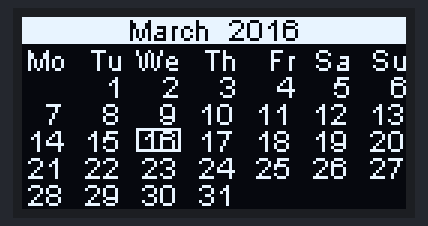
Simulated run of this sketch. Board: ESP8266 (NodeMCU). Parts: 128×64 one-colour display.

Above: at 0.1 s.

The sketch:

OLEDCalendar.ino
```cpp
#include <ESP8266WiFi.h>
#include <SSD1306.h>
#include <TimeLib.h>


// -- OLED Configuration --------------------------------------------------------------------------------------------------

// Refer to https://github.com/squix78/esp8266-oled-ssd1306 for details on Daniel Eichhorn's great library for using an
// SSD1306 display with the ESP8266.  The sketch only uses the basic library to render screens and ignores the advance UI
// library that provides frames and overlays.
//

#define OLED_SDA                                    D1          // pin 14
#define OLED_SDC                                    D2          // pin 12
#define OLED_ADDR                                   0x3C

SSD1306          display(OLED_ADDR, OLED_SDA, OLED_SDC);        // For I2C


// -- TimeLib ------------------------------------------------------------------------------------------------------------

// Refer to https://github.com/PaulStoffregen/Time for details on Paul Stoffregen's time library.  It includes samples on
// synchronising the date and time with various sources including a Real Time Clock, internet NTP time service, GPS time
// data, and Serial time messages from a computer. This sample code 'hard codes' a date and time for simplicity.
//


// -- Calendar Configuration ---------------------------------------------------------------------------------------------

#define CAL_SPACING_X                               19
#define CAL_SPACING_X_WIDTH                         15
#define CAL_SPACING_Y_6_ROWS                        9
#define CAL_SPACING_Y_5_ROWS                        10

#define CAL_FEBRUARY                                2
#define CAL_SHOW_6_ROWS_OF_DAYS                     false
#define CAL_SHOW_MONTH_YEAR                         true

#define CAL_HIGHLIGHT_CURRENT_DAY
#undef CAL_HIGHLIGHT_CURRENT_DAY_REVERSE                        Highlight in reverse font?
#define CAL_HIGHLIGHT_CURRENT_DAY_HEIGHT            7

#if CAL_SHOW_MONTH_YEAR == true
  #define CAL_INVERSE_MONTH_YEAR                    true
  #define CAL_INVERSE_MONTH_YEAR_TOP                0
  #define CAL_INVERSE_MONTH_YEAR_LEFT               0
  #define CAL_INVERSE_MONTH_YEAR_WIDTH              128
  #define CAL_INVERSE_MONTH_YEAR_HEIGHT             9
  #define CAL_MONTH_YEAR_TOP                        -2
  #define CAL_SPACING_Y_TOP                         8
#else
  #define CAL_SPACING_Y_TOP                         -1
#endif


// -- Initialization -----------------------------------------------------------------------------------------------
//
void setup() {

  Serial.begin(115200);

  setTime(12, 0, 0, 16, 3, 2016);
  display.init();
  display.displayOn();
  renderDate(now());
}

void loop() {

  delay(100);

}


// -------------------------------------------------------------------------------------------------------
// Determine the number of days in the nominated month ..

int daysInMonth(time_t timeT) {

  int days[] = {31,28,31,30,31,30,31,31,30,31,30,31};
  return (month(timeT) == CAL_FEBRUARY ? (year(timeT)%4  == 0 ? (year(timeT)%100 != 0 ? 29 : (year(timeT)%400 == 0 ? 29 : 28)) : 28) : days[month(timeT) - 1]);

}


// -------------------------------------------------------------------------------------------------------
// Calculate a timestamp representing the first day in the month ..

time_t firstDayOfMonth(time_t timeT) {

  tmElements_t tm;
  tm.Hour = hour(timeT);
  tm.Minute = minute(timeT);
  tm.Second = second(timeT);
  tm.Day = 1;
  tm.Month = month(timeT);
  tm.Year = year(timeT) - 1970;

  return makeTime(tm);

}


// -------------------------------------------------------------------------------------------------------
// Render a calendar ..

void renderDate(time_t timeT) {

  time_t firstOfMonth = firstDayOfMonth(timeT);

  display.clear();
  display.setFont(ArialMT_Plain_10);

  #if CAL_SHOW_MONTH_YEAR == true

    #if CAL_INVERSE_MONTH_YEAR
        display.setColor(WHITE);
        display.fillRect(CAL_INVERSE_MONTH_YEAR_LEFT, CAL_INVERSE_MONTH_YEAR_TOP, CAL_INVERSE_MONTH_YEAR_WIDTH, CAL_INVERSE_MONTH_YEAR_HEIGHT);
        display.setColor(BLACK);
    #endif

    String months[] = {"January","February","March","April","May","June","July","August","September","October","November","December"};
    display.setTextAlignment(TEXT_ALIGN_CENTER);
    display.drawString(64, CAL_MONTH_YEAR_TOP, months[month(firstOfMonth) - 1] + "  " + String(year(firstOfMonth)));

    #if CAL_INVERSE_MONTH_YEAR
      display.setColor(WHITE);
    #endif

  #endif

  display.setTextAlignment(TEXT_ALIGN_RIGHT);
  display.drawString(0 + CAL_SPACING_X_WIDTH, CAL_SPACING_Y_TOP, "Mo");
  display.drawString((1 * CAL_SPACING_X) + CAL_SPACING_X_WIDTH, CAL_SPACING_Y_TOP, "Tu");
  display.drawString((2 * CAL_SPACING_X) + CAL_SPACING_X_WIDTH, CAL_SPACING_Y_TOP, "We");
  display.drawString((3 * CAL_SPACING_X) + CAL_SPACING_X_WIDTH, CAL_SPACING_Y_TOP, "Th");
  display.drawString((4 * CAL_SPACING_X) + CAL_SPACING_X_WIDTH, CAL_SPACING_Y_TOP, "Fr");
  display.drawString((5 * CAL_SPACING_X) + CAL_SPACING_X_WIDTH, CAL_SPACING_Y_TOP, "Sa");
  display.drawString((6 * CAL_SPACING_X) + CAL_SPACING_X_WIDTH, CAL_SPACING_Y_TOP, "Su");

  int dayOfMonth = 1;

  int dow = (dayOfWeek(firstOfMonth) == 1 ? 6 : dayOfWeek(firstOfMonth) - 2);
  int maxDays = daysInMonth(firstOfMonth);
  int maxRows = 1 + ((maxDays - (7 - dow)) / 7) + ((maxDays - (7 - dow)) % 7 > 0 ? 1 : 0);
  int spacing_Y = ((maxRows == 6 && CAL_SHOW_6_ROWS_OF_DAYS) || CAL_SHOW_MONTH_YEAR ? CAL_SPACING_Y_6_ROWS : CAL_SPACING_Y_5_ROWS);


  // Render first row of days, this may be less than seven days depending on when the first day of the month is ..

  for (int col = dow; col < 7; col++) {

    #if defined(CAL_HIGHLIGHT_CURRENT_DAY)

      #if defined(CAL_HIGHLIGHT_CURRENT_DAY_REVERSE)

        if (day(timeT) == dayOfMonth) {
          display.setColor(WHITE);
          display.fillRect((col * CAL_SPACING_X), CAL_SPACING_Y_TOP + spacing_Y + 2, (col < 6 ? CAL_SPACING_X_WIDTH : CAL_SPACING_X_WIDTH - 2), CAL_HIGHLIGHT_CURRENT_DAY_HEIGHT);
          display.setColor(BLACK);
        }

      #else

        if (day(timeT) == dayOfMonth) {
          display.drawRect((col * CAL_SPACING_X), CAL_SPACING_Y_TOP + spacing_Y + 2, (col < 6 ? CAL_SPACING_X_WIDTH : CAL_SPACING_X_WIDTH - 2), CAL_HIGHLIGHT_CURRENT_DAY_HEIGHT);
        }

      #endif

    #endif

    display.drawString((col * CAL_SPACING_X) + CAL_SPACING_X_WIDTH, CAL_SPACING_Y_TOP + spacing_Y, String(dayOfMonth));

    #if defined(CAL_HIGHLIGHT_CURRENT_DAY)

      if (day(timeT) == dayOfMonth) {

        display.setColor(WHITE);

      }

    #endif

    dayOfMonth++;

  }


  // Render remaining rows.  If the month happens to span 6 rows handle it according to the CAL_SHOW_6_ROWS_OF_DAYS value ..

  for (int row = 2; row <= 6 && dayOfMonth <= maxDays; row++) {

    for (int col = 0; col < 7 && dayOfMonth <= maxDays; col++) {

        #if defined(CAL_HIGHLIGHT_CURRENT_DAY)

          #if defined(CAL_HIGHLIGHT_CURRENT_DAY_REVERSE)

            if (day(timeT) == dayOfMonth) {
              display.setColor(WHITE);
              display.fillRect((col * CAL_SPACING_X), CAL_SPACING_Y_TOP + 2 + ((CAL_SHOW_6_ROWS_OF_DAYS ? row : (row % 6 == 0 ? 1 : row)) * spacing_Y), (col < 6 ? CAL_SPACING_X_WIDTH : CAL_SPACING_X_WIDTH - 2), spacing_Y - 1);
              display.setColor(BLACK);
            }

          #else

            if (day(timeT) == dayOfMonth) {
              display.drawRect((col * CAL_SPACING_X), CAL_SPACING_Y_TOP + 2 + ((CAL_SHOW_6_ROWS_OF_DAYS ? row : (row % 6 == 0 ? 1 : row)) * spacing_Y), (col < 6 ? CAL_SPACING_X_WIDTH : CAL_SPACING_X_WIDTH - 2), spacing_Y - 1);
            }

          #endif

        #endif

        display.drawString((col * CAL_SPACING_X) + CAL_SPACING_X_WIDTH -1, CAL_SPACING_Y_TOP + ((CAL_SHOW_6_ROWS_OF_DAYS ? row : (row % 6 == 0 ? 1 : row)) * spacing_Y), String(dayOfMonth));

        #if defined(CAL_HIGHLIGHT_CURRENT_DAY)

          if (day(timeT) == dayOfMonth) {

            display.setColor(WHITE);

          }

        #endif

        dayOfMonth++;

     }

  }

  display.display();

}
```
